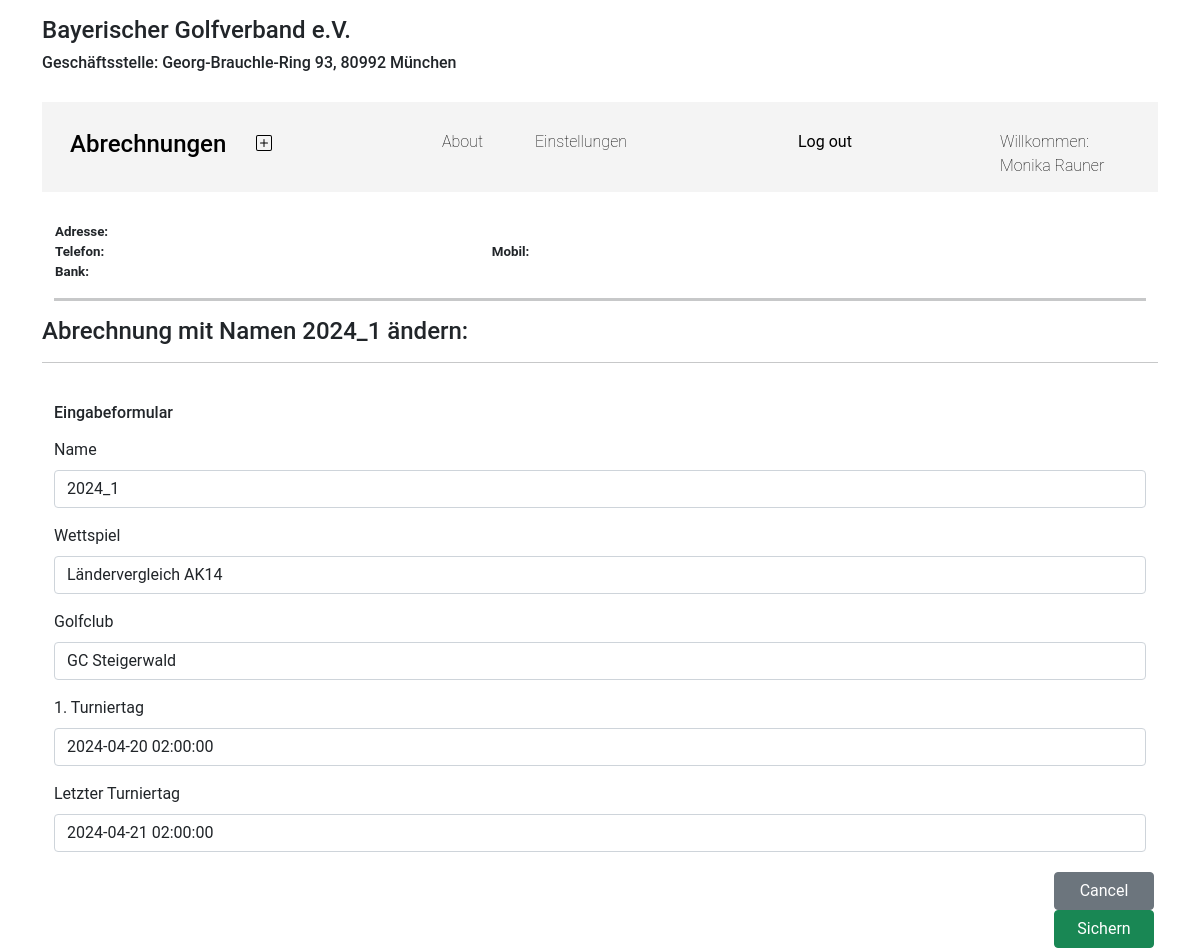
Page /event/1/ (signed in) on the committed database.
### expenses/models.py (models this page shows, shortened)
class Event(models.Model):
    referee = models.ForeignKey('auth.User', on_delete=models.DO_NOTHING, related_name='events_referee')
    name = models.CharField(max_length=100)
    startdate = models.DateTimeField(null=True)
    enddate = models.DateTimeField(null=True)
    status = models.BooleanField(default=False)  # sent = True
    game = models.ForeignKey('expenses.Game', on_delete=models.DO_NOTHING, related_name='events_game')
    club = models.ForeignKey('expenses.Club', on_delete=models.DO_NOTHING, related_name='events_club')
    attachment = models.FileField(upload_to='attachments/', blank=True)
    class Meta:
        ordering = ['-startdate']

class Game(models.Model):
    name = models.CharField( max_length=50)
    AK = models.CharField(max_length=20)
    def __str__(self):
        return self.name + ' ' + self.AK

class Club(models.Model):
    name = models.CharField(max_length=50)
    street = models.CharField(max_length=50)
    houseno = models.IntegerField()
    pid = models.IntegerField()
    city = models.CharField(max_length=50)
    region = models.CharField(max_length=50, default='Bayern')
    def __str__(self):
        return self.name

### expenses/views.py (the view, shortened to what this page needs)
# urls.py: path('event/<int:pk>/', views.EventUpdateView.as_view(), name='event_update'),
class EventUpdateView(LoginRequiredMixin, UpdateView):
  model = Event
  form_class = EventForm
  template_name = "expenses/event_form.html"

### expenses/forms.py
class EventForm(forms.ModelForm):
  required_css_class = 'required'
  class Meta:
    model = Event
    fields = ('name', 'game', 'club', 'startdate', 'enddate')
    widgets = {
      'startdate': DatePickerInput(),
      'enddate': DatePickerInput(),
    }
    labels = {'name':'Name', 'game':'Wettspiel', 'club':'Golfclub', 'startdate':'1. Turniertag', 'enddate':'Letzter Turniertag',}
    name = forms.CharField(widget=forms.TextInput(attrs={'cols': 80, 'rows': 10, 'autofocus': True}))

### templates/expenses/event_form.html (shortened to what this page needs)
{% extends 'base.html' %}
{% load static %}
{% load bootstrap4 %}
{% block content %}
{% if event.name %}
    <h4>Abrechnung mit Namen {{ event.name }} ändern:</h4>
  {% else %}
    <h4>Neue Abrechnung: </h4>
  {% endif %}
  <hr>
  <section class="container">
    <h6 class="pt-4 pb-2">Eingabeformular</h6>
    <form method="post">{% csrf_token %}
      {% bootstrap_form form %}
      <div style="margin-top:20px; margin-left: 1000px">
        <a style="margin-right: 40px;" class="btn btn-secondary" href="{% url 'expenses:event_list' %}">Cancel</a>
        <button type="submit" class="save btn btn-success">Sichern</button>
      </div>
    </form>
  </section>
{% endblock content %}

### templates/base.html (shortened to what this page needs)
<!DOCTYPE html>
<html lang="de">
{% load static %}
<head>
<link href="https://cdn.jsdelivr.net/npm/bootstrap@5.0.0-alpha3/dist/css/bootstrap.min.css" rel="stylesheet">
<link rel="stylesheet" href="https://cdnjs.cloudflare.com/ajax/libs/bootstrap-datepicker/1.9.0/css/bootstrap-datepicker.min.css">
<link rel="stylesheet" href="https://cdnjs.cloudflare.com/ajax/libs/font-awesome/4.7.0/css/font-awesome.min.css">
  <link rel="stylesheet" href="{% static 'expenses.css' %}">
</head>
<body>
  <div class="container">
    <h4>Bayerischer Golfverband e.V.</h4>
    <h6>Geschäftsstelle: Georg-Brauchle-Ring 93, 80992 München</h6>
    <div class="row nav">
      {% if user.is_authenticated %}
        <li class="nav-item nav-brand col-sm-2">
          <a class="nav-link active" href="{% url 'expenses:event_list' %}"><h4>Abrechnungen</h4></a>
        </li>
        <li class="nav-item col-sm-2">
          <a class="nav-link" href="{% url 'expenses:event_add' %}">{% include 'plus-square.svg' %} </a>
        </li>
        <li class="nav-item col-sm-1">
          <a class="nav-link" href="{% url 'expenses:about' %}">About</a>
        </li>
        <li class="nav-item col-sm-3">
          <a class="nav-link" href="{% url 'expenses:referee_settings' %}">Einstellungen</a>
        </li>
        <li class="nav-item col-sm-2">
          <form id="logout-form" action="{% url 'logout' %}" method="post">
            <button type="submit">Log out</button>
          </form>
        </li>
        <li class="nav-item col-sm-2">
          <a class="nav-link" href="#">Willkommen: {{ user.first_name}} {{ user.last_name}}</a>
        </li>
      {% endif %}
    </div>
    <div>
      {% if user.is_authenticated %}
        <div class="container">
          <table class="table-referee">
            <tr>
              <td class="td-bold">Adresse:</td>
              <td>{{ referee.firstname }} {{ referee.lastname }}</td>
              <td>{{ referee.street }}</td>
              <td>{{ referee.pid }} {{ referee.city }}</td>
              <td style="text-align: right">{{ referee.email }}</td>
              </tr>
              <tr>
                <td class="td-bold">Telefon:</td>
              <td>{{ referee.telefon }} </td>
              <td class="td-bold">Mobil:</td>
              <td>{{ referee.mobile }}</td>
              <td></td>
              </tr>
              <tr>
                <td class="td-bold">Bank:</td>
              <td>{{ referee.IBAN }}</td>
              <td>{{ referee.BIC }}</td>
              <td>{{ referee.nameBank }}</td>
              <td></td>
              </tr>
            </table>
            <hr style="height:3px;">
        </div>
      {% else %}
        <div class="container">
        <p>Bitte einloggen!</p>
        </div>
      {% endif %}
    </div>
  </div>
  <div class="container">
    {% block content %}
    {% endblock content%}
  </div>
</body>
</html>

### static/expenses.css (style rules this page uses)
body { font-family: "Roboto", "Lucida Grande", "DejaVu Sans", "Bitstream Vera Sans", Verdana, Arial, sans-serif; }
.nav-link { color: black; }
.nav { height: 90px; padding-top: 20px; vertical-align: center; background-color: #f4f4f4; margin: 30px 0; }
.nav-brand { font-weight: bold; font-size: larger; font-family: "Roboto", "Lucida Grande", "DejaVu Sans", "Bitstream Vera Sans", Verdana, Arial, sans-serif; }
.btn { width: 100px; }
#logout-form { display: inline; }
#logout-form button { background: none; border: none; cursor: pointer; padding: 0; margin-top: 8px; text-decoration: none; }
a { font-weight: lighter; }
input, textarea { background-color: #f4f4f4; border-radius: 4px; }
.table-referee { width: 100%; font-size: smaller; }
.table-referee tr { line-height: 18px; }
.table-referee td { width: 20%; }
.td-bold { font-weight: bold; }

### rows in the picture
Event: name "2024_1", game "Ländervergleich AK14", club "GC Steigerwald", startdate "2024-04-20 02:00:00", enddate "2024-04-21 02:00:00"

### other values in the picture
{{ user.first_name }} "Monika"
{{ user.last_name }} "Rauner"
